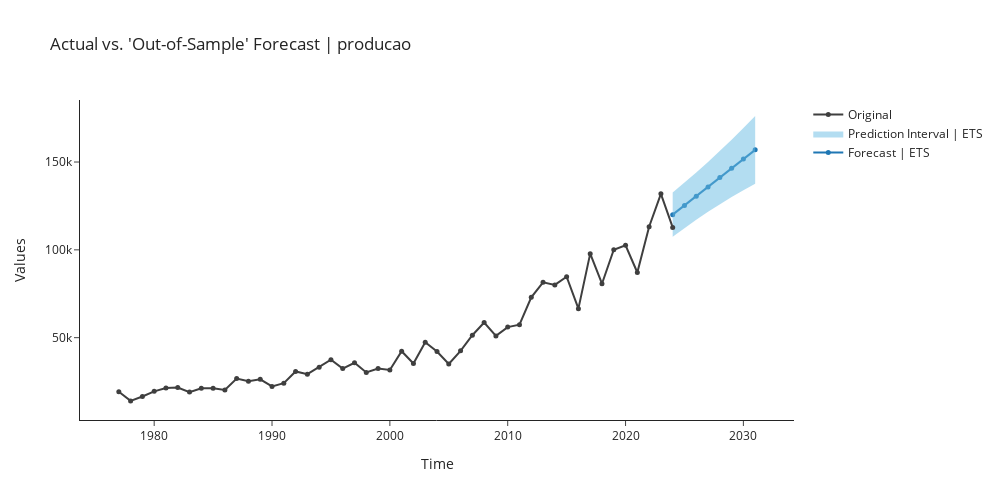

The code cell stored with this chart in its notebook:
### Markdown cell above
## ets

### Code cell
ets = exp.create_model('ets')
exp.plot_model(plot = 'decomp', 
               data_kwargs = {'type' : 'multiplicative'},
               fig_kwargs = {"height":500,"width":1000,"template": "simple_white","hoverinfo":"none","big_data_threshold":50})
exp.plot_model(estimator = ets, 
               plot = 'forecast', 
               data_kwargs = {'fh' : 8},
               fig_kwargs = {"height":500,"width":1000,"template": "simple_white","hoverinfo":"none","big_data_threshold":50})

### Figure 1 — Plotly figure (JSON) as saved in the notebook; plotly's stock layout.template omitted (floating-point values rounded to 4 significant figures)
{"data": [{"line": {"color": "#1f77b4"}, "marker": {"size": 5}, "mode": "lines+markers", "name": "Forecast | ETS", "showlegend": true, "type": "scatter", "x": [2024, 2025, 2026, 2027, 2028, 2029, 2030, 2031], "y": [120000.0, 125300.0, 130600.0, 135800.0, 141100.0, 146400.0, 151700.0, 156900.0]}, {"line": {"width": 0}, "marker": {"color": "#68BBE3"}, "mode": "lines", "name": "Lower Interval", "showlegend": false, "type": "scatter", "x": [2024, 2025, 2026, 2027, 2028, 2029, 2030, 2031], "y": [107400.0, 112300.0, 117100.0, 121700.0, 126000.0, 130100.0, 134000.0, 137700.0]}, {"fill": "tonexty", "fillcolor": "rgba(104,187,227,0.5)", "line": {"width": 0}, "marker": {"color": "#68BBE3"}, "mode": "lines", "name": "Prediction Interval | ETS", "showlegend": true, "type": "scatter", "x": [2024, 2025, 2026, 2027, 2028, 2029, 2030, 2031], "y": [132700.0, 138300.0, 144000.0, 150000.0, 156200.0, 162700.0, 169300.0, 176200.0]}, {"marker": {"color": "#3f3f3f", "size": 5}, "mode": "lines+markers", "name": "Original", "showlegend": true, "type": "scatter", "x": [1977, 1978, 1979, 1980, 1981, 1982, 1983, 1984, 1985, 1986, 1987, 1988, 1989, 1990, 1991, 1992, 1993, 1994, 1995, 1996, 1997, 1998, 1999, 2000, 2001, 2002, 2003, 2004, 2005, 2006, 2007, 2008, 2009, 2010, 2011, 2012, 2013, 2014, 2015, 2016, 2017, 2018, 2019, 2020, 2021, 2022, 2023, 2024], "y": [19256, 14017, 16514, 19435, 21284, 21605, 19015, 21178, 21175, 20265, 26759, 25224, 26268, 22258, 24100.0, 30770.0, 29210.0, 33170.0, 37440.0, 32400.0, 35720.0, 30190.0, 32390.0, 31640.0, 42290.0, 35270.0, 47410.0, 42130.0, 35010.0, 42510.0, 51370.0, 58650.0, 51000.0, 56020.0, 57410.0, 72980.0, 81510.0, 80050.0, 84670.0, 66530.0, 97840.0, 80710.0, 100000.0, 102600.0, 87100.0, 113100.0, 131900.0, 112800.0]}], "layout": {"autosize": false, "height": 500, "showlegend": true, "title": {"text": "Actual vs. 'Out-of-Sample' Forecast | producao"}, "width": 1000, "xaxis": {"title": {"text": "Time"}}, "yaxis": {"title": {"text": "Values"}}}}
